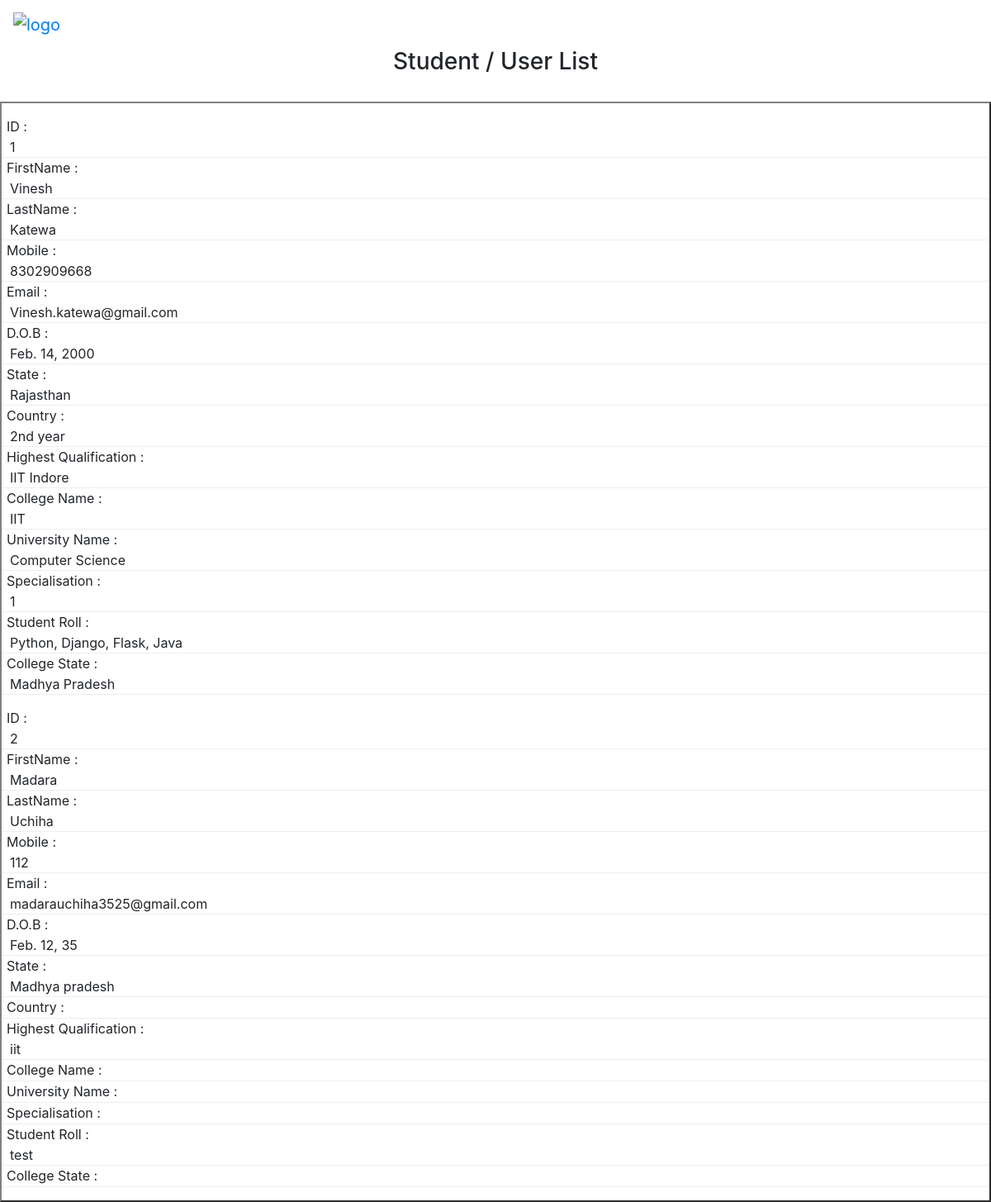
/user/user_list, run on an earlier commit of the app's database.
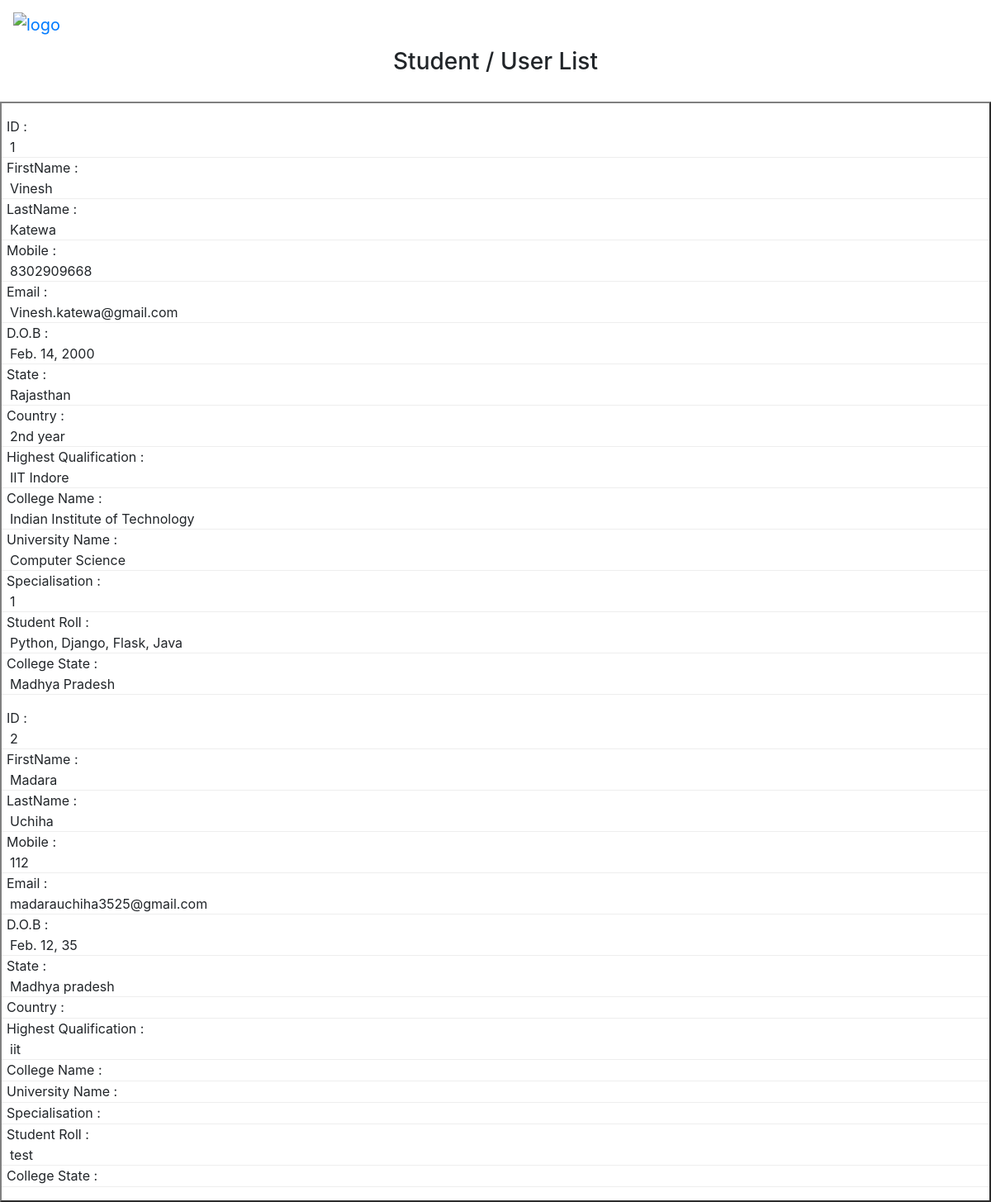
And on a later commit of the database.
### loginRegister/models.py (models this page shows)
class studentUser(models.Model):
    student_id = models.AutoField(primary_key=True)
    first_name = models.CharField(max_length=100)
    last_name = models.CharField(max_length=100)
    email = models.EmailField(max_length=100, unique=True)
    phone = models.BigIntegerField()
    birth_date = models.DateField()
    country = models.CharField(max_length=100)
    state = models.CharField(max_length=100)
    highest_qualification = models.CharField(max_length=100, default='')
    university_name = models.CharField(max_length=100, default='')
    roll_no = models.CharField(max_length=100, default='')
    specialisation = models.CharField(max_length=100, default='')
    college_state = models.CharField(max_length=100, default='')
    college = models.CharField(max_length=100)
    skill_set = models.CharField(max_length=100)
    profileImg = models.CharField(max_length=100, default='photo.jpg')
    date_of_reg = models.DateTimeField(default=timezone.now)
    no_of_courses = models.IntegerField(default=0)
    password = models.CharField(max_length=100)

### loginRegister/views.py (the view)
# urls.py: path('user/user_list', loginviews.user_list, name='user_list'),
def user_list(request):
    users_data = studentUser.objects.all()
    return render(request, 'user_list.html', {'users': users_data})

### loginRegister/templates/user_list.html (shortened to what this page needs)
{% load static %}
<!DOCTYPE html>
<html xmlns="http://www.w3.org/1999/xhtml"
      xmlns:th="http://www.thymeleaf.org">
<head>
  		<link rel="stylesheet" href="https://maxcdn.bootstrapcdn.com/bootstrap/4.4.1/css/bootstrap.min.css">
</head>
<body>
<nav class="navbar navbar-expand-sm">
  <a class="navbar-brand" href="/admin/admin_successLogin">
    <img src="{% static 'images/Caramel-Horz.png' %}" alt="logo" style="width:240px; height:65px; margin:0px 0px 0px 0px;">
  </a>
 </nav>
<div align="center">
    <h3>Student / User List</h3><br/>
    <table role="table"  border="2px 1px 1px 1px solid"  cellpadding="10px">
        <tbody  role="rowgroup">
          {% for user in users %}
          <tr role="row">
            <tr th:each="user : ${listUsers}">
                <td role="cell" th:text="${user.id}">{{ user.student_id }}</td>
                <td role="cell" th:text="${user.firstName}">{{ user.first_name }}</td>
                <td role="cell" th:text="${user.lastName}">{{ user.last_name }}</td>
                <td role="cell" th:text="${user.mobile}">{{ user.phone }}</td>
                <td role="cell" th:text="${user.email}">{{ user.email }}</td>
                <td role="cell" th:text="${user.dob}">{{ user.birth_date }}</td>
                <td role="cell" th:text="${user.state}">{{ user.state }}</td>
                <td role="cell" th:text="${user.qualification}">{{ user.highest_qualification }}</td>
                <td role="cell" th:text="${user.college}">{{ user.college }}</td>
                <td role="cell" th:text="${user.university}">{{ user.university_name }}</td>
                <td role="cell" th:text="${user.specialisation}">{{ user.specialisation }}</td>
                <td role="cell" th:text="${user.roll}">{{ user.roll_no }}</td>
                <td role="cell" th:text="${user.skill}">{{ user.skill_set }}</td>
                <td role="cell" th:text="${user.cstate}">{{ user.college_state }}</td>
            </tr>
           </tr>
           {% endfor %}
        </tbody>
    </table>
</div>
</body>
</html>

What changed in the data, as far as the page shows it:
changed studentUser "Vinesh": university_name "IIT" → "Indian Institute of Technology"
